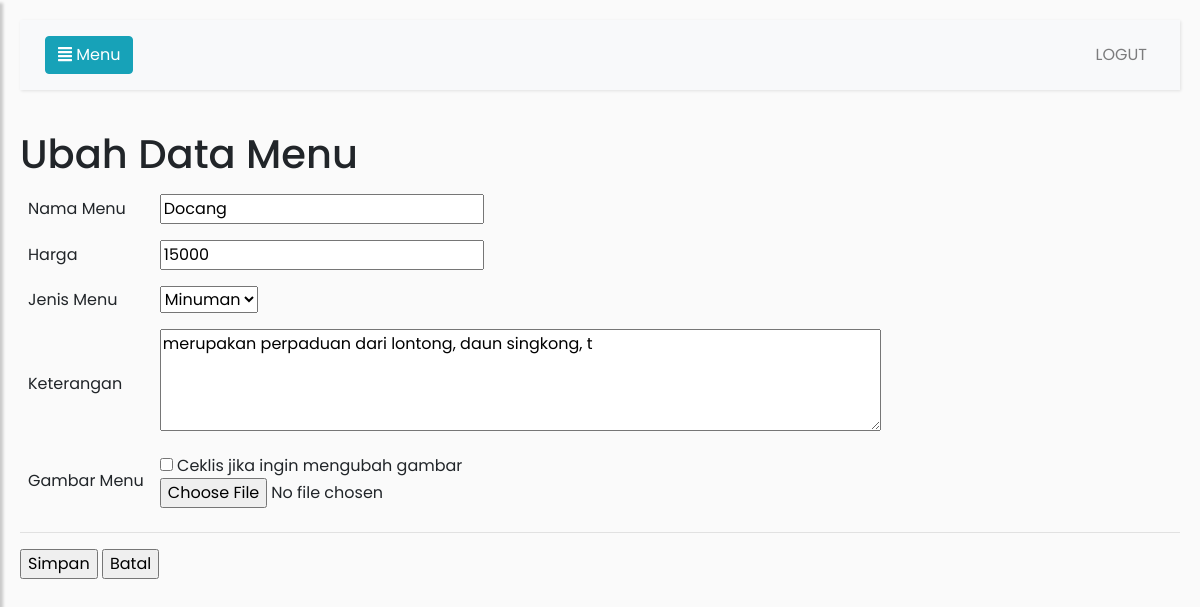
Page /restoran/admin/form_ubah_menu.php?id_makanan=2 (signed in) on the committed database.
### tables this page shows
CREATE TABLE IF NOT EXISTS `makanan` (
  `id_makanan` tinyint(5) NOT NULL AUTO_INCREMENT,
  `nama_menu` varchar(15) NOT NULL,
  `keterangan` varchar(200) NOT NULL,
  `jenis` enum('makanan','minuman') NOT NULL,
  `harga` int(7) NOT NULL,
  `gambar` varchar(200) NOT NULL,
  PRIMARY KEY (`id_makanan`)
);

### restoran/admin/form_ubah_menu.php (the view, shortened to what this page needs)
<!DOCTYPE html>
<html>
<head>
    <link rel="stylesheet" href="https://stackpath.bootstrapcdn.com/bootstrap/4.1.0/css/bootstrap.min.css">
    <link rel="stylesheet" href="style3.css">
    <link rel="stylesheet" href="https://cdnjs.cloudflare.com/ajax/libs/malihu-custom-scrollbar-plugin/3.1.5/jquery.mCustomScrollbar.min.css">
    <link rel="stylesheet" type="text/css" href="https://stackpath.bootstrapcdn.com/font-awesome/4.7.0/css/font-awesome.min.css">
</head>
<body>
    <div class="wrapper">
        <div id="content">
            <nav class="navbar navbar-expand-lg navbar-light bg-light">
                <div class="container-fluid">
                    <button type="button" id="sidebarCollapse" class="btn btn-info">
                        <i class="fas fa-align-justify"></i>
                        <span>Menu</span>
                    </button>
                    <div class="collapse navbar-collapse" id="navbarSupportedContent">
                        <ul class="nav navbar-nav ml-auto">
                            <li class="nav-item">
                                <a class="nav-link" href="logout.php">LOGUT</a>
                            </li>
                        </ul>
                    </div>
                </div>
            </nav>
            <div>
                  <?php
                  include "../koneksi.php";
                  $id_makanan = $_GET['id_makanan'];
                  $query = "SELECT * FROM makanan WHERE id_makanan='".$id_makanan."'";
                  $sql = mysqli_query($conn, $query);
                  $data = mysqli_fetch_array($sql);
                  ?>
                 <h1>Ubah Data Menu</h1>
                  <form method="post" action="proses_ubah_menu.php" enctype="multipart/form-data">
                  <table cellpadding="8">
                  <tr>
                    <td>Nama Menu</td>
                    <td><input type="text" name="nama_menu" value="<?php echo $data['nama_menu']; ?>"></td>
                  </tr>
                  <tr>
                    <td>Harga</td>
                    <td><input type="text" name="harga" value="<?php echo $data['harga']; ?>"></td>
                  </tr>
                  <tr>
                    <td>Jenis Menu</td>
                    <td>
                            <select name="jenis_menu">
                            <?php
                            if($data['jenis'] == "Makanan"){
                                ?>
                             <option value="Makanan" selected="true">Makanan</option>";
                             <option value="Minuman">Minuman</option>";
                             <?php
                            }else{
                              ?>
                             <option value="Minuman" selected="true">Minuman</option>";
                             <?php
                            }
                            ?>
                            </select>
                    </td>
                  </tr>
                  <tr>
                    <td>Keterangan</td>
                    <td>
                    <textarea rows="4" cols="50" name="keterangan"><?php echo $data['keterangan']; ?></textarea>
                    </td>
                  </tr>
                   <tr>
                    <td>Gambar Menu</td>
                    <td>
                      <input type="checkbox" name="ubah_foto" value="true"> Ceklis jika ingin mengubah gambar<br>
                      <input type="file" name="foto">
                    </td>
                  </tr>
                  </table>
                  <hr>
                  <input type="submit" value="Simpan">
                  <a href="datamenu.php"><input type="button" value="Batal"></a>
                  </form>
            </div>
        </div>
    </div>
</body>
</html>

### restoran/admin/style3.css (style rules this page uses)
body { font-family: 'Poppins', sans-serif; background: #fafafa; }
a, a:hover, a:focus { color: inherit; text-decoration: none; transition: all 0.3s; }
.navbar { padding: 15px 10px; background: #fff; border: none; border-radius: 0; margin-bottom: 40px; box-shadow: 1px 1px 3px rgba(0, 0, 0, 0.1); }
#content { width: 100%; padding: 20px; min-height: 100vh; transition: all 0.3s; position: absolute; top: 0; right: 0; }

### rows in the picture
makanan: nama_menu "Docang", harga "15000", jenis_menu "Minuman", keterangan "merupakan perpaduan dari lontong, daun singkong, t"
